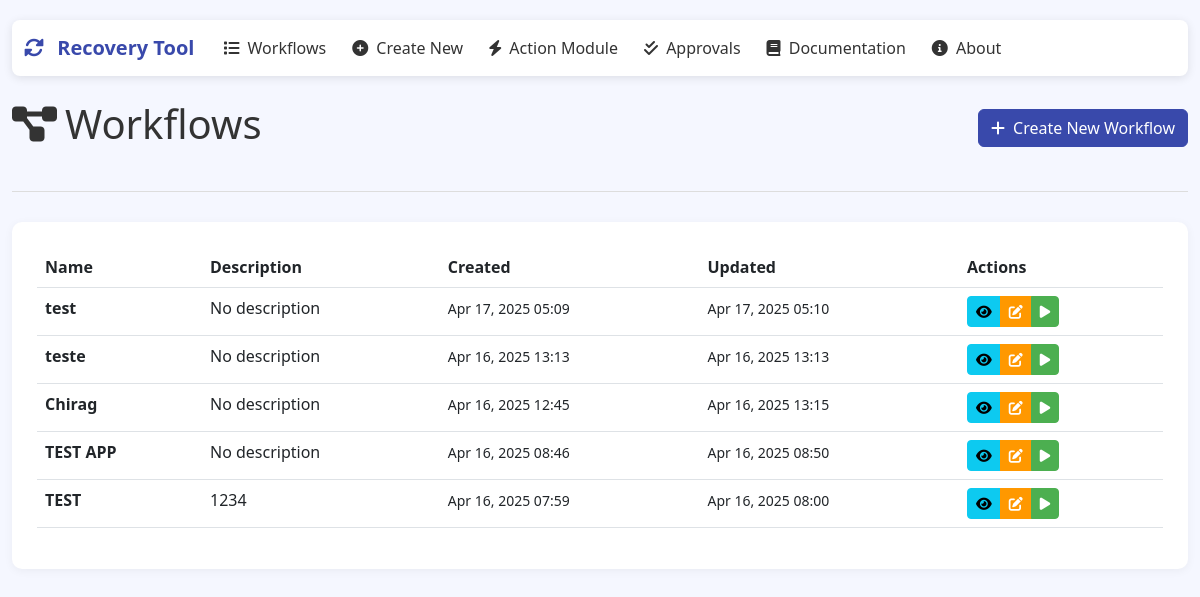
/workflows/, run on an earlier commit of the app's database.
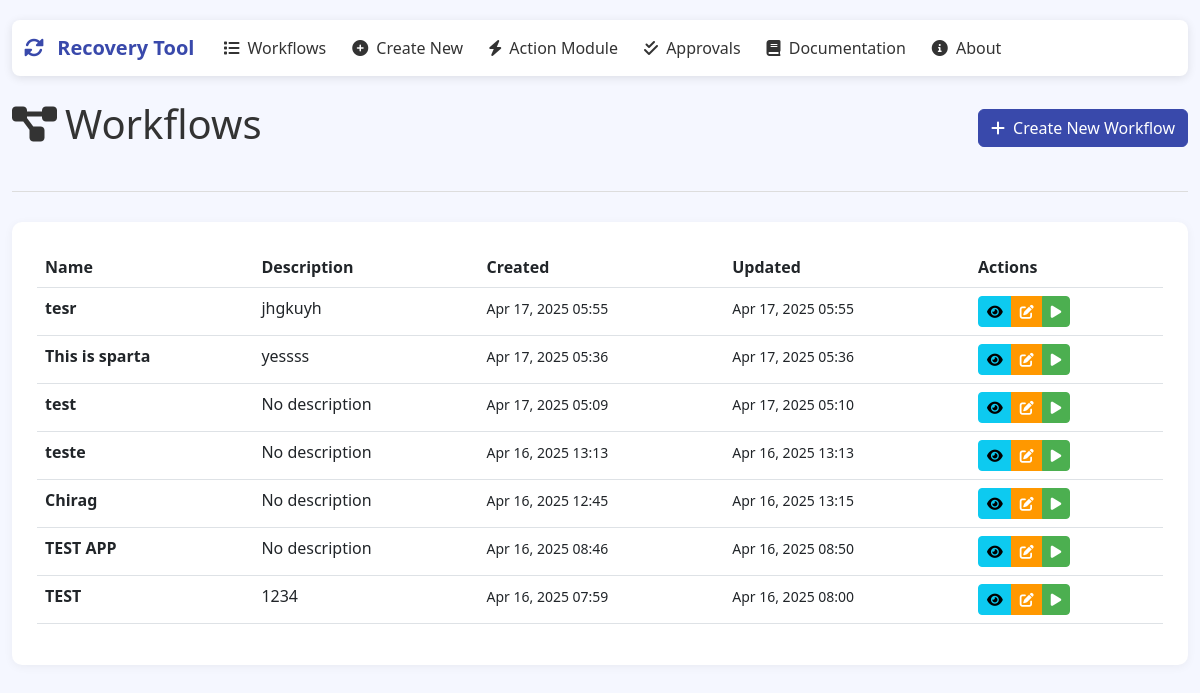
And on a later commit of the database.
### workflow_builder/models.py (models this page shows, shortened)
class Workflow(models.Model):
    id = models.UUIDField(primary_key=True, default=uuid.uuid4, editable=False)
    name = models.CharField(max_length=255)
    description = models.TextField(blank=True, null=True)
    created_at = models.DateTimeField(auto_now_add=True)
    updated_at = models.DateTimeField(auto_now=True)
    yaml_content = models.TextField(blank=True, null=True)

### workflow_builder/views.py (the view)
# urls.py: path('', views.workflow_list, name='workflow_list'),
def workflow_list(request):
    all_workflows = Workflow.objects.all().order_by('-created_at')
    approved_workflows = []
    for workflow in all_workflows:
        pending_requests = ApprovalRequest.objects.filter(
            workflow=workflow,
            status='pending'
        ).exists()
        if not pending_requests:
            approved_workflows.append(workflow)
    return render(request, 'workflow_builder/workflow_list.html', {
        'workflows': approved_workflows
    })

### workflow_builder/templates/workflow_builder/workflow_list.html (shortened to what this page needs)
{% extends 'workflow_builder/base.html' %}
{% block content %}
<div class="page-header">
    <div class="header-with-button">
        <h1><i class="fas fa-project-diagram me-2"></i>Workflows</h1>
        <a href="{% url 'create_workflow' %}" class="btn btn-primary">
            <i class="fas fa-plus me-1"></i> Create New Workflow
        </a>
    </div>
</div>
<div class="workflow-list-container">
    {% if workflows %}
        <div class="table-responsive">
            <table class="table table-hover">
                <thead>
                    <tr>
                        <th>Name</th>
                        <th>Description</th>
                        <th>Created</th>
                        <th>Updated</th>
                        <th>Actions</th>
                    </tr>
                </thead>
                <tbody>
                    {% for workflow in workflows %}
                    <tr>
                        <td class="fw-bold">{{ workflow.name }}</td>
                        <td>{{ workflow.description|truncatechars:50|default:"No description" }}</td>
                        <td><small>{{ workflow.created_at|date:"M d, Y H:i" }}</small></td>
                        <td><small>{{ workflow.updated_at|date:"M d, Y H:i" }}</small></td>
                        <td>
                            <div class="btn-group">
                                <a href="{% url 'view_workflow' workflow.id %}" class="btn btn-sm btn-info">
                                    <i class="fas fa-eye"></i>
                                </a>
                                <a href="{% url 'edit_workflow' workflow.id %}" class="btn btn-sm btn-warning">
                                    <i class="fas fa-edit"></i>
                                </a>
                                <a href="{% url 'execute_workflow' workflow.id %}" class="btn btn-sm btn-success">
                                    <i class="fas fa-play"></i>
                                </a>
                            </div>
                        </td>
                    </tr>
                    {% endfor %}
                </tbody>
            </table>
        </div>
    {% endif %}
</div>
{% endblock %}

What changed in the data, as far as the page shows it:
added Workflow: name "tesr", description "jhgkuyh", created_at "Apr 17, 2025 05:55", updated_at "Apr 17, 2025 05:55"
added Workflow: name "This is sparta", description "yessss", created_at "Apr 17, 2025 05:36", updated_at "Apr 17, 2025 05:36"
